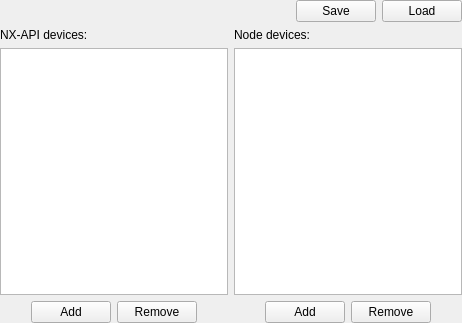
<?xml version="1.0" encoding="UTF-8"?>
<ui version="4.0">
 <class>VMTDNetForm</class>
 <widget class="QWidget" name="VMTDNetForm">
  <property name="geometry">
   <rect>
    <x>0</x>
    <y>0</y>
    <width>462</width>
    <height>323</height>
   </rect>
  </property>
  <property name="windowTitle">
   <string>Form</string>
  </property>
  <layout class="QVBoxLayout" name="verticalLayout_3">
   <property name="leftMargin">
    <number>0</number>
   </property>
   <property name="topMargin">
    <number>0</number>
   </property>
   <property name="rightMargin">
    <number>0</number>
   </property>
   <property name="bottomMargin">
    <number>0</number>
   </property>
   <item>
    <layout class="QHBoxLayout" name="hl_1">
     <property name="topMargin">
      <number>0</number>
     </property>
     <item>
      <spacer name="_10">
       <property name="orientation">
        <enum>Qt::Horizontal</enum>
       </property>
       <property name="sizeHint" stdset="0">
        <size>
         <width>40</width>
         <height>20</height>
        </size>
       </property>
      </spacer>
     </item>
     <item>
      <widget class="QPushButton" name="pbSave">
       <property name="text">
        <string>Save</string>
       </property>
      </widget>
     </item>
     <item>
      <widget class="QPushButton" name="pbLoad">
       <property name="text">
        <string>Load</string>
       </property>
      </widget>
     </item>
    </layout>
   </item>
   <item>
    <layout class="QHBoxLayout" name="_1">
     <property name="spacing">
      <number>0</number>
     </property>
     <item>
      <widget class="QWidget" name="wNxApiDevices" native="true">
       <layout class="QVBoxLayout" name="verticalLayout">
        <property name="leftMargin">
         <number>0</number>
        </property>
        <property name="topMargin">
         <number>0</number>
        </property>
        <property name="rightMargin">
         <number>3</number>
        </property>
        <property name="bottomMargin">
         <number>0</number>
        </property>
        <item>
         <widget class="QLabel" name="_5">
          <property name="text">
           <string>NX-API devices:</string>
          </property>
         </widget>
        </item>
        <item>
         <widget class="QListWidget" name="lwNxApiDevices"/>
        </item>
        <item>
         <layout class="QHBoxLayout" name="_2">
          <item>
           <spacer name="_3">
            <property name="orientation">
             <enum>Qt::Horizontal</enum>
            </property>
            <property name="sizeHint" stdset="0">
             <size>
              <width>40</width>
              <height>20</height>
             </size>
            </property>
           </spacer>
          </item>
          <item>
           <widget class="QPushButton" name="pbAddNxApiDevice">
            <property name="text">
             <string>Add</string>
            </property>
           </widget>
          </item>
          <item>
           <widget class="QPushButton" name="pbRemoveNxApiDevice">
            <property name="text">
             <string>Remove</string>
            </property>
           </widget>
          </item>
          <item>
           <spacer name="_4">
            <property name="orientation">
             <enum>Qt::Horizontal</enum>
            </property>
            <property name="sizeHint" stdset="0">
             <size>
              <width>40</width>
              <height>20</height>
             </size>
            </property>
           </spacer>
          </item>
         </layout>
        </item>
       </layout>
      </widget>
     </item>
     <item>
      <widget class="QWidget" name="wNodeDevices" native="true">
       <layout class="QVBoxLayout" name="verticalLayout_2">
        <property name="leftMargin">
         <number>3</number>
        </property>
        <property name="topMargin">
         <number>0</number>
        </property>
        <property name="rightMargin">
         <number>0</number>
        </property>
        <property name="bottomMargin">
         <number>0</number>
        </property>
        <item>
         <widget class="QLabel" name="_9">
          <property name="text">
           <string>Node devices:</string>
          </property>
         </widget>
        </item>
        <item>
         <widget class="QListWidget" name="lwNodeDevices"/>
        </item>
        <item>
         <layout class="QHBoxLayout" name="_6">
          <item>
           <spacer name="_7">
            <property name="orientation">
             <enum>Qt::Horizontal</enum>
            </property>
            <property name="sizeHint" stdset="0">
             <size>
              <width>40</width>
              <height>20</height>
             </size>
            </property>
           </spacer>
          </item>
          <item>
           <widget class="QPushButton" name="pbAddNodeDevice">
            <property name="text">
             <string>Add</string>
            </property>
           </widget>
          </item>
          <item>
           <widget class="QPushButton" name="pbRemoveNodeDevice">
            <property name="text">
             <string>Remove</string>
            </property>
           </widget>
          </item>
          <item>
           <spacer name="_8">
            <property name="orientation">
             <enum>Qt::Horizontal</enum>
            </property>
            <property name="sizeHint" stdset="0">
             <size>
              <width>40</width>
              <height>20</height>
             </size>
            </property>
           </spacer>
          </item>
         </layout>
        </item>
       </layout>
      </widget>
     </item>
    </layout>
   </item>
  </layout>
 </widget>
 <resources/>
 <connections/>
</ui>
